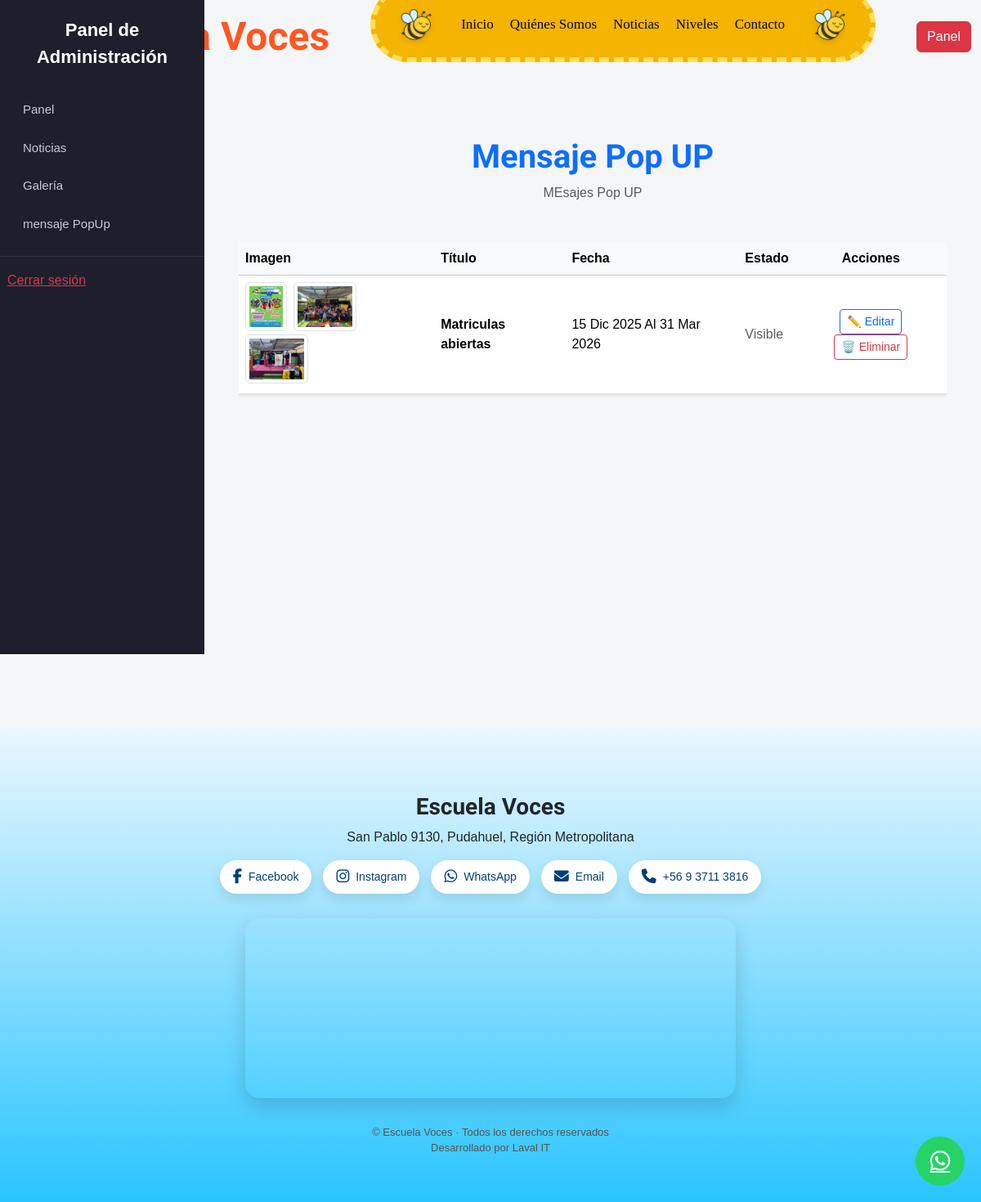
The app's page /contenido/popup/listar/ (signed in) with its own data.
### appls/contenido/models.py (models this page shows, shortened)
class MensajePopUpFoto(models.Model):
    mesajePU = models.ForeignKey(MensajePopUp, on_delete=models.CASCADE, related_name="fotosPopUP")
    imagen = models.ImageField(upload_to="imagenes/")
    uid = models.UUIDField(default=uuid.uuid4, editable=False, unique=True)
    creado = models.DateTimeField(auto_now_add=True)

class MensajePopUp(models.Model):
    id = models.UUIDField(primary_key=True, default=uuid.uuid4, editable=False)
    TIPO_CHOICES = (
        ("info", "Información"),
        ("alerta", "Alerta"),
        ("promo", "Promoción"),
    )
    titulo = models.CharField(max_length=150)
    mensaje = models.TextField(blank=True,null=True)
    imagen = models.ImageField(upload_to="popups/", blank=True, null=True)
    link = models.URLField(blank=True, null=True)
    tipo = models.CharField(max_length=20, choices=TIPO_CHOICES, default="info")
    activo = models.BooleanField(default=True)
    fecha_inicio = models.DateTimeField(null=True, blank=True)
    fecha_fin = models.DateTimeField(null=True, blank=True)
    creado = models.DateTimeField(auto_now_add=True)
    actualizado = models.DateTimeField(auto_now=True)
    class Meta:
        ordering = ['-creado']

### appls/contenido/views.py (the view)
# urls.py: path("popup/listar/", views.popup_listar, name="popup_listar"),
@login_required
def popup_listar(request):
    Mensaje = MensajePopUp.objects.all()
    return render(request, "contenido/lista_mensajepopup.html", {"mensaje": Mensaje})

### appls/contenido/views.py (called while the page is built)
def popup_activo(request):
    ahora = timezone.now()
    popup = (
        MensajePopUp.objects
        .filter(activo=True)
        .filter(
            Q(fecha_inicio__lte=ahora) | Q(fecha_inicio__isnull=True),
            Q(fecha_fin__gte=ahora) | Q(fecha_fin__isnull=True),
        )
        .order_by("-creado")
        .first()
    )
    return {"popup_activo": popup}

### appls/contenido/templates/contenido/lista_mensajepopup.html
{% extends "dashboard/base_dashboard.html" %}
{% block dashboard_content %}
<div class="container my-5" style="max-width: 1100px;">
    <div class="text-center mb-5">
        <h1 class="fw-bold text-primary">Mensaje Pop UP</h1>
        <p class="text-muted">MEsajes Pop UP </p>
    </div>
    <div class="table-responsive">
    <table class="table table-hover align-middle shadow-sm">
      <thead class="table-light">
        <tr>
          <th>Imagen</th>
          <th>Título</th>
          <th>Fecha</th>
          <th>Estado</th>
          <th class="text-center">Acciones</th>
        </tr>
      </thead>
      <tbody>
        {% for noticia in mensaje %}
        <tr>
          <td>
            {% for foto in noticia.fotosPopUP.all %}
                <img src="{{ foto.imagen.url }}"
                    class="img-thumbnail me-1 mb-1"
                    style="max-height:60px;">
            {% empty %}
                <span class="text-muted small">Sin imágenes</span>
            {% endfor %}
            </td>
          <td>
            <strong>{{ noticia.titulo }}</strong>
          </td>
          <td>
            {{ noticia.fecha_inicio|date:"d M Y" }}
            Al
            {{ noticia.fecha_fin|date:"d M Y" }}
          </td>
          <td class="text-muted">
            {% if noticia.activo %}
                Visible
            {% else  %}
                NO Visible
            {% endif %}
          </td>
          <td class="text-center">
            <a href="{% url 'popup_editar' noticia.id  %}"
               class="btn btn-sm btn-outline-primary">
              ✏️ Editar
            </a>
            <a href="{% url 'popup_eliminar' noticia.id  %}"
               class="btn btn-sm btn-outline-danger"
               onclick="return confirm('¿Seguro que deseas eliminar este mensaje?');">
              🗑️ Eliminar
            </a>
          </td>
        </tr>
        {% empty %}
        <tr>
          <td colspan="5" class="text-center text-muted py-4">
            No hay noticias registradas.
          </td>
        </tr>
        {% endfor %}
      </tbody>
    </table>
  </div>
</div>
{% endblock %}

### static/css/style.css (style rules this page uses)
:root { --color1: #f4b400; --color1claro: #ffde59; --color2: #29C5FE; --color-rojo: #E53935; --color-amarillo: #FBC02D; --color-verde-oscuro: #43A047 ; --color-verde: #4CAF50; --color-calipso: #00ACC1; --color-blanco:#ffffff; }
body { background: var(--color2); font-family: "Comic Sans MS", "Poppins", sans-serif; }
h1, h2, h3, h4, .h1, .h2, .h3, .h4, .display-1, .display-2, .display-3, .display-4, .display-5, .display-6 { font-family: 'Lobster Two', cursive; font-weight: 700; }

### templates/dashboard/base_dashboard.html (style rules this page uses)
body { background: #f5f6f8; }

### records on screen
MensajePopUp: titulo "Matriculas abiertas", fecha_inicio "15 Dic 2025", fecha_fin "31 Mar 2026", activo "Visible"
MensajePopUpFoto: imagen (picture)
MensajePopUpFoto: imagen (picture)
MensajePopUpFoto: imagen (picture)
